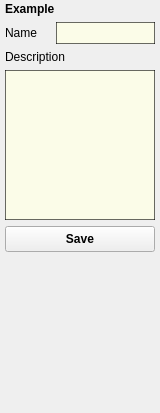
<?xml version="1.0" encoding="UTF-8"?>
<ui version="4.0">
 <class>Form</class>
 <widget class="QWidget" name="Form">
  <property name="geometry">
   <rect>
    <x>0</x>
    <y>0</y>
    <width>160</width>
    <height>413</height>
   </rect>
  </property>
  <property name="minimumSize">
   <size>
    <width>160</width>
    <height>0</height>
   </size>
  </property>
  <property name="maximumSize">
   <size>
    <width>230</width>
    <height>16777215</height>
   </size>
  </property>
  <property name="windowTitle">
   <string>Form</string>
  </property>
  <layout class="QVBoxLayout" name="verticalLayout">
   <property name="margin">
    <number>0</number>
   </property>
   <item>
    <widget class="QFrame" name="frame">
     <property name="styleSheet">
      <string notr="true"/>
     </property>
     <property name="frameShape">
      <enum>QFrame::NoFrame</enum>
     </property>
     <property name="frameShadow">
      <enum>QFrame::Raised</enum>
     </property>
     <layout class="QVBoxLayout" name="verticalLayout_2">
      <property name="leftMargin">
       <number>5</number>
      </property>
      <property name="topMargin">
       <number>2</number>
      </property>
      <property name="rightMargin">
       <number>5</number>
      </property>
      <property name="bottomMargin">
       <number>2</number>
      </property>
      <item>
       <widget class="QLabel" name="title">
        <property name="font">
         <font>
          <weight>75</weight>
          <bold>true</bold>
         </font>
        </property>
        <property name="text">
         <string>Example</string>
        </property>
       </widget>
      </item>
      <item>
       <layout class="QHBoxLayout" name="horizontalLayout">
        <property name="spacing">
         <number>6</number>
        </property>
        <item>
         <widget class="QLabel" name="label">
          <property name="minimumSize">
           <size>
            <width>45</width>
            <height>0</height>
           </size>
          </property>
          <property name="styleSheet">
           <string notr="true">background-color: rgb(255, 255, 255, 0);</string>
          </property>
          <property name="text">
           <string>Name</string>
          </property>
         </widget>
        </item>
        <item>
         <widget class="QLineEdit" name="name">
          <property name="sizePolicy">
           <sizepolicy hsizetype="Expanding" vsizetype="Fixed">
            <horstretch>0</horstretch>
            <verstretch>0</verstretch>
           </sizepolicy>
          </property>
          <property name="minimumSize">
           <size>
            <width>50</width>
            <height>22</height>
           </size>
          </property>
          <property name="maximumSize">
           <size>
            <width>16777215</width>
            <height>16777215</height>
           </size>
          </property>
          <property name="styleSheet">
           <string notr="true">color: rgb(40, 40, 40);
border: 1px solid rgb(0, 0, 0, 150);
background-color: rgb(254, 255, 230, 200);</string>
          </property>
         </widget>
        </item>
       </layout>
      </item>
      <item>
       <widget class="QLabel" name="label_2">
        <property name="text">
         <string>Description</string>
        </property>
       </widget>
      </item>
      <item>
       <widget class="QPlainTextEdit" name="description">
        <property name="enabled">
         <bool>true</bool>
        </property>
        <property name="sizePolicy">
         <sizepolicy hsizetype="Preferred" vsizetype="MinimumExpanding">
          <horstretch>0</horstretch>
          <verstretch>0</verstretch>
         </sizepolicy>
        </property>
        <property name="minimumSize">
         <size>
          <width>0</width>
          <height>50</height>
         </size>
        </property>
        <property name="maximumSize">
         <size>
          <width>16777215</width>
          <height>150</height>
         </size>
        </property>
        <property name="styleSheet">
         <string notr="true">color: rgb(40, 40, 40);
border: 1px solid rgb(0, 0, 0, 150);
background-color: rgb(254, 255, 230, 200);</string>
        </property>
        <property name="plainText">
         <string/>
        </property>
       </widget>
      </item>
      <item>
       <layout class="QHBoxLayout" name="horizontalLayout_3">
        <property name="topMargin">
         <number>0</number>
        </property>
        <item>
         <widget class="QPushButton" name="acceptButton">
          <property name="minimumSize">
           <size>
            <width>0</width>
            <height>26</height>
           </size>
          </property>
          <property name="font">
           <font>
            <weight>75</weight>
            <bold>true</bold>
           </font>
          </property>
          <property name="styleSheet">
           <string notr="true"/>
          </property>
          <property name="text">
           <string>Save</string>
          </property>
         </widget>
        </item>
       </layout>
      </item>
      <item>
       <spacer name="verticalSpacer">
        <property name="orientation">
         <enum>Qt::Vertical</enum>
        </property>
        <property name="sizeHint" stdset="0">
         <size>
          <width>20</width>
          <height>40</height>
         </size>
        </property>
       </spacer>
      </item>
     </layout>
    </widget>
   </item>
  </layout>
 </widget>
 <resources/>
 <connections/>
 <slots>
  <slot>save()</slot>
 </slots>
</ui>
